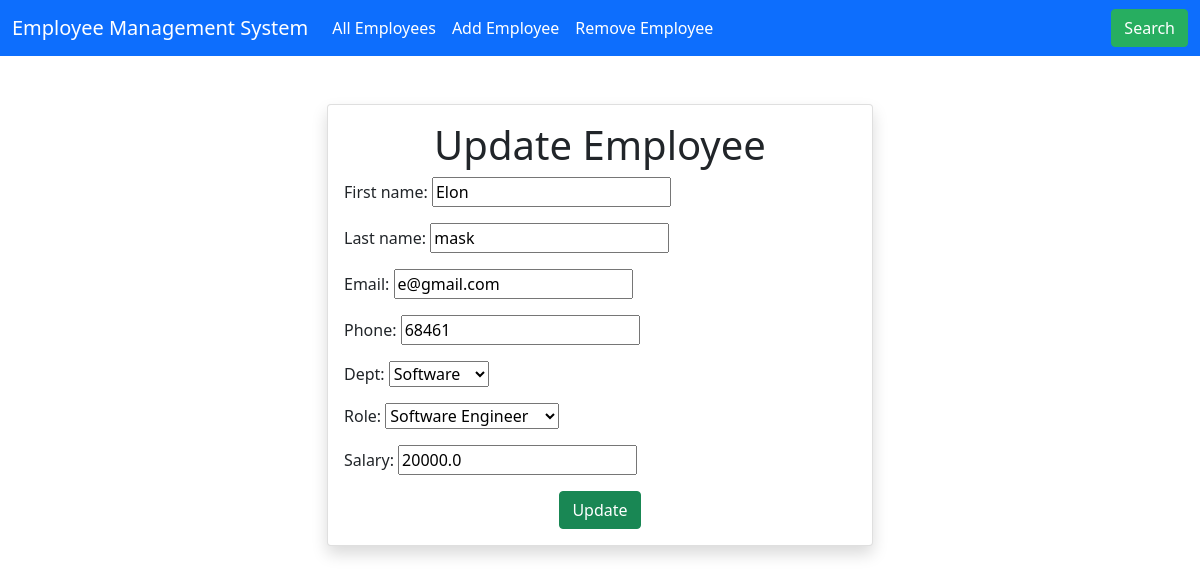
Page /update/7/ on the committed database.
### emp/models.py (models this page shows, shortened)
class Employee(models.Model):
    first_name = models.CharField(max_length=50,null=False)
    last_name = models.CharField(max_length=50)
    email = models.EmailField(max_length=50)
    phone = models.CharField(max_length=12, blank=True)
    dept = models.ForeignKey(Department,on_delete=models.CASCADE)
    role = models.ForeignKey(Role,on_delete=models.CASCADE)
    salary = models.FloatField(default=0)

### emp/views.py (the view)
# urls.py: path("update/<int:id>/",views.update,name="update"),
def update(request,id):
    if request.method == 'POST':
        uf = Employee.objects.get(pk=id)
        fm = EmployeeRegistration(request.POST,instance=uf)
        if fm.is_valid():
            fm.save()
    else:
        uf = Employee.objects.get(pk=id)
        fm = EmployeeRegistration(instance=uf)
    return render(request, 'update.html', {'form':fm})

### emp/forms.py
class EmployeeRegistration(forms.ModelForm):
    class Meta:
        model = Employee
        fields=['first_name','last_name', 'email', 'phone','dept','role','salary']

### emp/models.py (called while the page is built)
    def __str__(self):
        return self.name

    def __str__(self):
        return self.name

### emp/templates/update.html (shortened to what this page needs)
{% extends "base.html" %}
{% block content%}
<div class="container mt-5">
    <div class="row justify-content-center">
      <div class="col-md-6">
        <div class="card shadow">
          <div class="card-body">
            <h1 class="card-title text-center">Update Employee</h1>
            <form action="" method="post">
                {{ form.as_p }}
                <div class="text-center">
                <input type="submit" class="btn btn-success text-center" value="Update">
                </div>
            </form>
          </div>
        </div>
      </div>
    </div>
  </div>
{% endblock %}

### rows in the picture
Employee: first_name "Elon", last_name "mask", email "e@gmail.com", phone "68461", dept "Software", role "Software Engineer", salary "20000.0"
